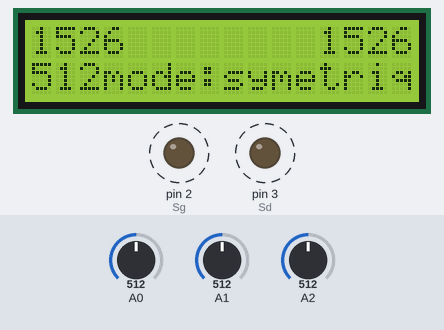
The sketch below on a simulated Arduino Uno, built with avr-gcc and run on an emulated ATmega328P. Parts: 16×2 character LCD, output pins drawn as LEDs (lit = HIGH). Dashed ring = blinking. The test bench sets the inputs (shaded band); at power-on: A0 = 512, A1 = 512, A2 = 512. What the sketch prints to the serial monitor is not drawn.

Above: at 1.7 s.
1.8 s: A0 set to 106
At 2.01 s:
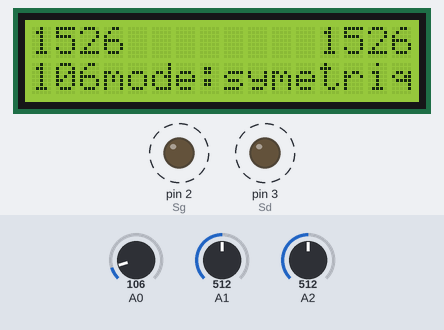
3.3 s: A0 set to 90
At 4.19 s:
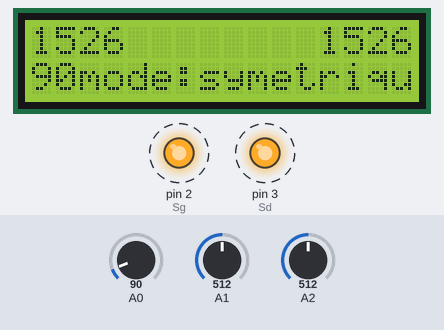
5.8 s: A0 set to 11
At 7.0 s:
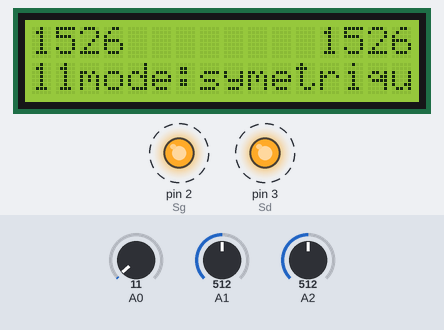
7.3 s: A0 set to 8
At 7.61 s:
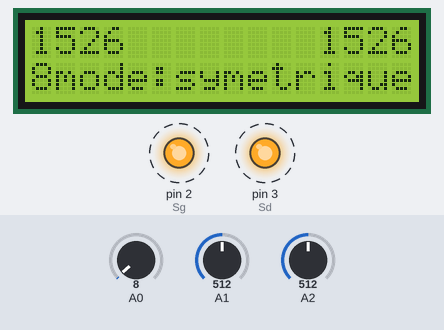
9.9 s: A1 set to 306
At 10.6 s:
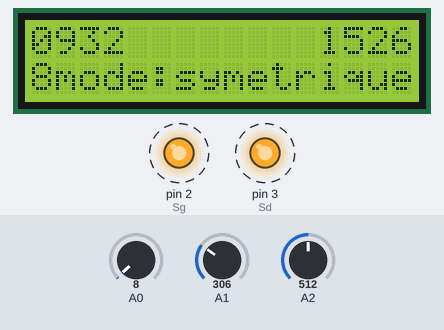
11.4 s: A2 set to 716
At 12.0 s:
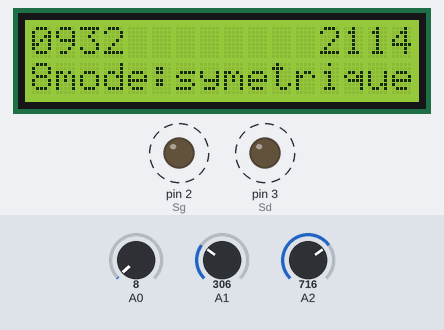
Timing chart, 0 to 13.9 s (numbered marks = the images above; inputs shaded):
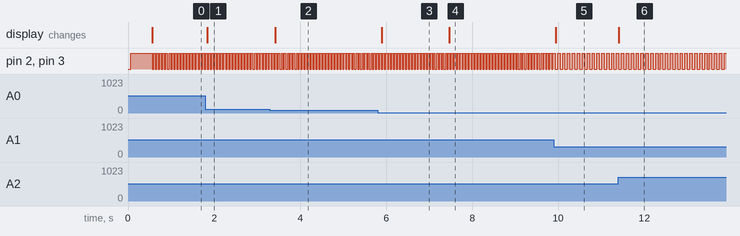

The sketch:

_2016_strobo_lunette.ino
```cpp
#include <LiquidCrystal.h>
LiquidCrystal lcd(8, 9, 4, 5, 6, 7);
int Sg = 2;
int Sd = 3;
int mode = 0;
boolean statg = HIGH;
boolean statd = HIGH;

unsigned long previousmillisg=0;
unsigned long previousmillisd=0;

float T;

void setup() {
lcd.begin(16, 2);
Serial.begin(9600); //start serial with midi baudrate 31250
pinMode(Sg, OUTPUT);
pinMode(Sd, OUTPUT);
digitalWrite(Sg,statg);
digitalWrite(Sd,statd);
delay(500);
}
void loop () {
  //aquisition fréquences & T  sur A1 et A2
 int valg = analogRead(1);
 valg = map(valg, 0, 1023, 50, 3000);
 int Tg = 100000/(valg*2); // gauche
  int vald = analogRead(2);
 vald = map(vald, 0, 1023, 50, 3000);
 int Td = 100000/(vald*2); // droite


unsigned long currentMillis = millis();
 if(currentMillis-previousmillisg >= Tg)
    { statg = !statg; digitalWrite(Sg,statg); if (mode==0){digitalWrite(Sd,statg);} if (mode==1){digitalWrite(Sd,!statg);} previousmillisg = millis(); }
 if(currentMillis-previousmillisd >= Td)
    {if (mode==2)
    {previousmillisd = millis(); if(statd==HIGH){statd=LOW; } else {statd=HIGH;} digitalWrite(Sd,statd);}}


lcd.setCursor(0, 0); if(valg<100){lcd.print("0");} if(valg<1000){lcd.print("0");} lcd.print(valg);
lcd.setCursor(12, 0); if(vald<100){lcd.print("0");} if(vald<1000){lcd.print("0");} lcd.print(vald);
if (mode==0){lcd.setCursor(0, 1);  lcd.print(analogRead(0));lcd.print("mode:symetrique");}

Serial.println (analogRead(1));

  }
```

Measured:
- the behaviour switches between 100 and 99 on A0 (found by bisection; images 1 and 2)
- the behaviour switches between 10 and 9 on A0 (found by bisection; images 3 and 4)
- after the input at 1.8 s, the display: changes after 0.05 s (image 1)
- after the input at 3.3 s, the display: changes after 0.12 s (image 2)
- after the input at 5.8 s, the display: changes after 0.10 s (image 3)
- after the input at 7.3 s, the display: changes after 0.17 s (image 4)
- after the input at 9.9 s, pin 2 (Sg), pin 3 (Sd): alternates HIGH for 0.06 s and LOW for 0.06 s, starting after 0.09 s; the display: changes at once (image 5)
- after the input at 11.4 s, the display: changes at once (image 6)
